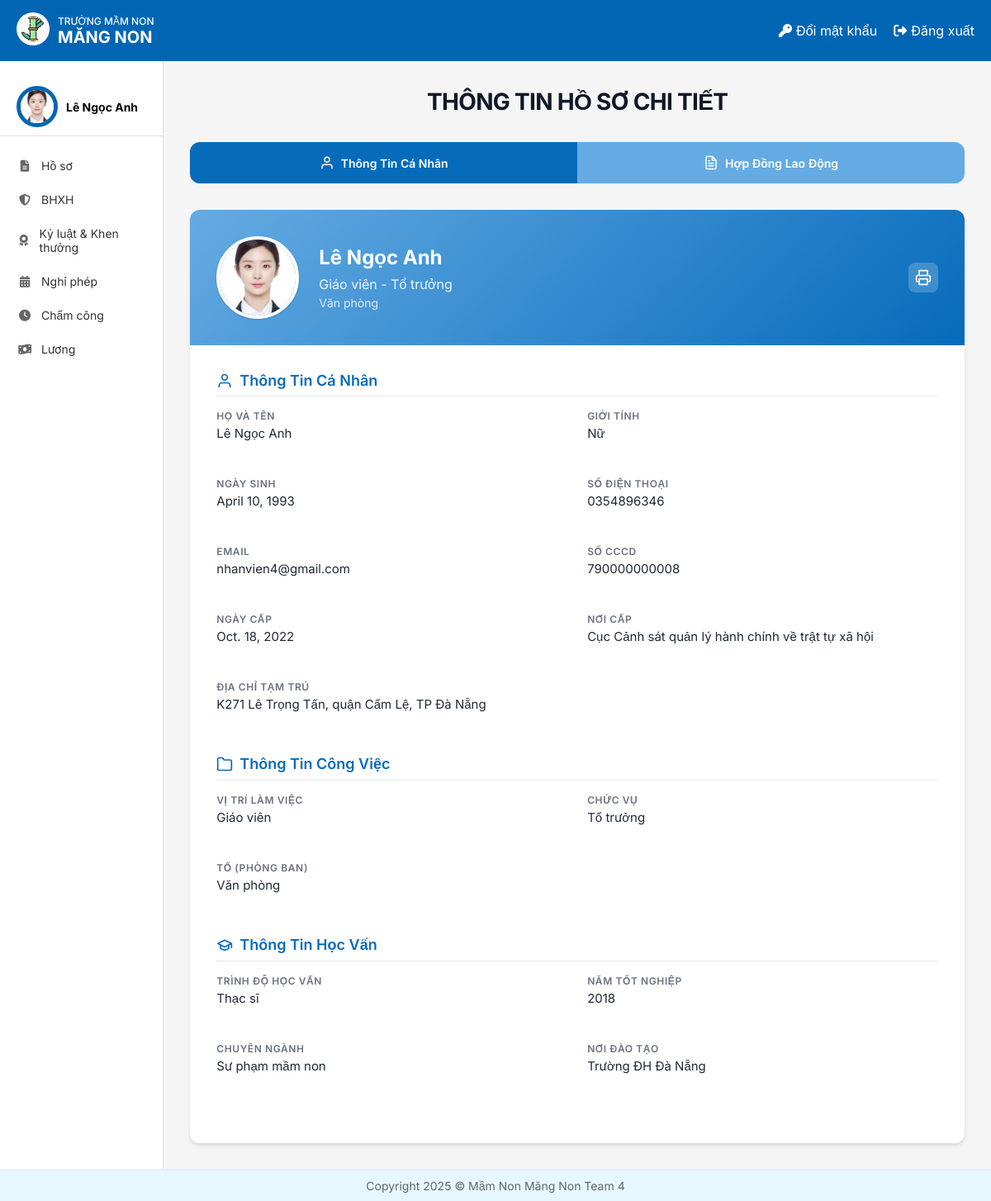
The app's page /nvhosochitiet/ (signed in), older data.
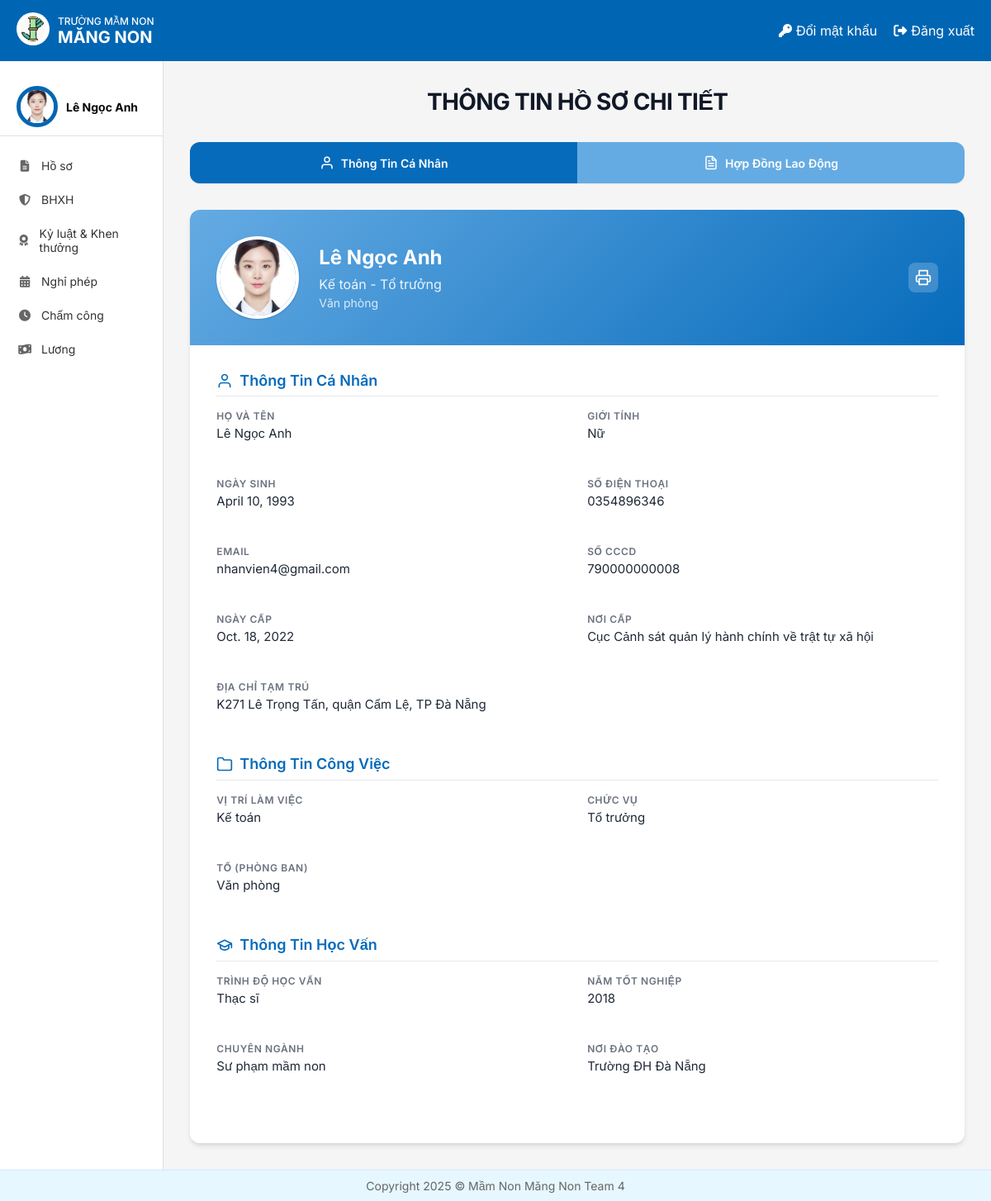
The same page, newer data.
### HOME/models.py (models this page shows, shortened)
class NhanVien(models.Model):
 user = models.OneToOneField(User, on_delete=models.CASCADE, unique=True, null=False, related_name='nhanvien_home')
 ten_nv = models.CharField(max_length=100)
 anh_ca_nhan = models.ImageField(upload_to='nhanvien/', null=True, blank=True)
 gioi_tinh = models.CharField(max_length=10, choices=[('2', 'Nam'), ('1', 'Nữ')],default='1')
 ngay_sinh = models.DateField(null=True)
 vi_tri_cong_viec = models.CharField(max_length=100, blank=True, null=True)
 to_phong_ban = models.CharField(max_length=50, choices=TO_PHONG_BAN_CHOICES)
 trinh_do_hoc_van = models.CharField(max_length=50, choices=TRINH_DO_HOC_VAN_CHOICES)
 chuyen_nganh = models.CharField(max_length=100, null=True)
 noi_dao_tao = models.CharField(max_length=100)
 nam_tn = models.IntegerField(null=True)
 ngay_cap = models.DateField(null=True)
 noi_cap = models.CharField(max_length=100)
 dia_chi_tam_tru = models.TextField(null=True)
 chuc_vu = models.CharField(max_length=150, null=True)
 so_dien_thoai = models.CharField(
     max_length=10,
     unique=True)
 email = models.EmailField(unique=True, max_length=50, null=True)
 so_cccd = models.CharField(
     max_length=12,
     unique=True
 )
 phu_caps = models.ManyToManyField(PhuCap, through='PhuCapNhanVien',blank=True)
 class Meta:
     db_table = 'HOME_nhanvien'

### HoSo/views.py (the view)
# urls.py: path('nvhosochitiet/', nv_hosochitiet, name="NVXemHoSo"),
@login_required
def nv_hosochitiet(request):
    nhan_vien = get_object_or_404(NhanVien, user=request.user)
    hop_dong = HopDongLaoDong.objects.filter(nhan_vien=nhan_vien).first()
    context = {
        'nhan_vien': nhan_vien,
        'hop_dong': hop_dong,
    }
    return render(request, 'HoSo/nv_hosochitiet.html', context)

### templates/HoSo/nv_hosochitiet.html (shortened to what the changed rows need)
{% extends "home.html" %}
{% load static %}
{% block page_background %}
<div class="profile-page">
  <div class="page-header">
    <h1 class="page-title">THÔNG TIN HỒ SƠ CHI TIẾT</h1>
  </div>
  <div class="profile-card">
    <div class="profile-header">
      <img src="{{ nhan_vien.anh_ca_nhan.url }}" alt="Ảnh cá nhân" class="profile-avatar">
      <div class="profile-info">
        <h2 class="profile-name">{{ nhan_vien.ten_nv }}</h2>
        <p class="profile-position">{{ nhan_vien.vi_tri_cong_viec }} - {{ nhan_vien.chuc_vu }}</p>
        <p class="profile-department">{{ nhan_vien.to_phong_ban }}</p>
      </div>
      <div class="profile-actions">
        <button class="action-button" title="In hồ sơ" onclick="window.print()">
        </button>
      </div>
    </div>
    <div class="profile-content">
      <div class="profile-section">
        <div class="profile-grid">
          <div class="profile-field">
            <div class="field-label">Họ và tên</div>
            <div class="field-value">{{ nhan_vien.ten_nv }}</div>
          </div>
          <div class="profile-field">
            <div class="field-label">Giới tính</div>
            <div class="field-value">{{ nhan_vien.get_gioi_tinh_display }}</div>
          </div>
          <div class="profile-field">
            <div class="field-label">Ngày sinh</div>
            <div class="field-value">{{ nhan_vien.ngay_sinh }}</div>
          </div>
          <div class="profile-field">
            <div class="field-label">Số điện thoại</div>
            <div class="field-value">{{ nhan_vien.so_dien_thoai }}</div>
          </div>
          <div class="profile-field">
            <div class="field-label">Email</div>
            <div class="field-value">{{ nhan_vien.email }}</div>
          </div>
          <div class="profile-field">
            <div class="field-label">Số CCCD</div>
            <div class="field-value">{{ nhan_vien.so_cccd }}</div>
          </div>
          <div class="profile-field">
            <div class="field-label">Ngày cấp</div>
            <div class="field-value">{{ nhan_vien.ngay_cap }}</div>
          </div>
          <div class="profile-field">
            <div class="field-label">Nơi cấp</div>
            <div class="field-value">{{ nhan_vien.noi_cap }}</div>
          </div>
          <div class="profile-field" style="grid-column: 1 / -1;">
            <div class="field-label">Địa chỉ tạm trú</div>
            <div class="field-value">{{ nhan_vien.dia_chi_tam_tru }}</div>
          </div>
        </div>
      </div>
      <div class="profile-section">
        <div class="profile-grid">
          <div class="profile-field">
            <div class="field-label">Vị trí làm việc</div>
            <div class="field-value">{{ nhan_vien.vi_tri_cong_viec }}</div>
          </div>
          <div class="profile-field">
            <div class="field-label">Chức vụ</div>
            <div class="field-value">{{ nhan_vien.chuc_vu }}</div>
          </div>
          <div class="profile-field">
            <div class="field-label">Tổ (Phòng ban)</div>
            <div class="field-value">{{ nhan_vien.to_phong_ban }}</div>
          </div>
        </div>
      </div>
      <div class="profile-section">
        <div class="profile-grid">
          <div class="profile-field">
            <div class="field-label">Trình độ học vấn</div>
            <div class="field-value">{{ nhan_vien.trinh_do_hoc_van }}</div>
          </div>
          <div class="profile-field">
            <div class="field-label">Năm tốt nghiệp</div>
            <div class="field-value">{{ nhan_vien.nam_tn }}</div>
          </div>
          <div class="profile-field">
            <div class="field-label">Chuyên ngành</div>
            <div class="field-value">{{ nhan_vien.chuyen_nganh }}</div>
          </div>
          <div class="profile-field">
            <div class="field-label">Nơi đào tạo</div>
            <div class="field-value">{{ nhan_vien.noi_dao_tao }}</div>
          </div>
        </div>
      </div>
    </div>
  </div>
</div>
<link rel="stylesheet" href="{% static 'css/NV_hosochitiet.css' %}">
{% endblock %}

### templates/home.html (shortened to what this page needs)
<!DOCTYPE html>
{% load static %}
<html lang="vi">
<head>
    <link rel="stylesheet" href="{% static 'css/style.css' %}">
    <link rel="stylesheet" href="https://cdnjs.cloudflare.com/ajax/libs/font-awesome/6.4.0/css/all.min.css">
</head>
<body>
    <div class="container">
        <header class="header">
            <div class="logo-container">
                <a href="{% url 'home' %}">
                    <img src="{% static 'images/logo.jpg' %}" alt="Logo" class="logo-img">
                </a>
                <div class="logo-text">
                    <div class="school-type">TRƯỜNG MẦM NON</div>
                    <div class="school-name"><b>MĂNG NON</b></div>
                </div>
            </div>
            <div class="header-actions">
                <a href="{% url 'change_password' %}" class="header-link">
                    <i class="fas fa-key"></i> Đổi mật khẩu
                </a>
                <a href="{% url 'logout' %}" class="header-link">
                    <i class="fas fa-sign-out-alt"></i> Đăng xuất
                </a>
            </div>
        </header>
        <div class="content">
            <aside class="sidebar">
                <div class="user-profile">
                    <div class="avatar_home">
                        <img src="{{ nhan_vien.anh_ca_nhan.url }}" alt="User Avatar">
                    </div>
                    <div class="user-info">
                        {% if request.user.is_authenticated %}
                            <div class="user-name">{{ nhan_vien.ten_nv }}</div>
                        {% endif %}
                    </div>
                </div>
                <nav class="sidebar-nav">
                    <a href="{% url 'Redirect_hoso_view' %}" class="nav-item"><i class="fas fa-file-alt"></i> Hồ sơ</a>
                    <a href="{% url 'redirectBHXH' %}" class="nav-item"><i class="fas fa-shield-alt"></i> BHXH</a>
                    <a href="{% url 'ky_luat_khen_thuong' %}" class="nav-item"><i class="fas fa-award"></i> Kỷ luật & Khen thưởng</a>
                    <a href="{% url 'DanhSachNP_redirect' %}" class="nav-item"><i class="fas fa-calendar-alt"></i> Nghỉ phép</a>
                    <a href="{% url 'cham_cong' %}" class="nav-item"><i class="fas fa-clock"></i> Chấm công</a>
                    <a href="{% url 'chuyen_huong_luong' %}" class="nav-item"><i class="fas fa-money-bill-wave"></i> Lương</a>
                </nav>
            </aside>
            {% block page_background %}{% endblock %}
        </div>
        <footer class="footer">
            <p>Copyright 2025 © Mầm Non Măng Non Team 4</p>
        </footer>
    </div>
</body>
</html>

Row changes from the older to the newer data that the page shows:
changed NhanVien "Lê Ngọc Anh": vi_tri_cong_viec "Giáo viên" → "Kế toán"
